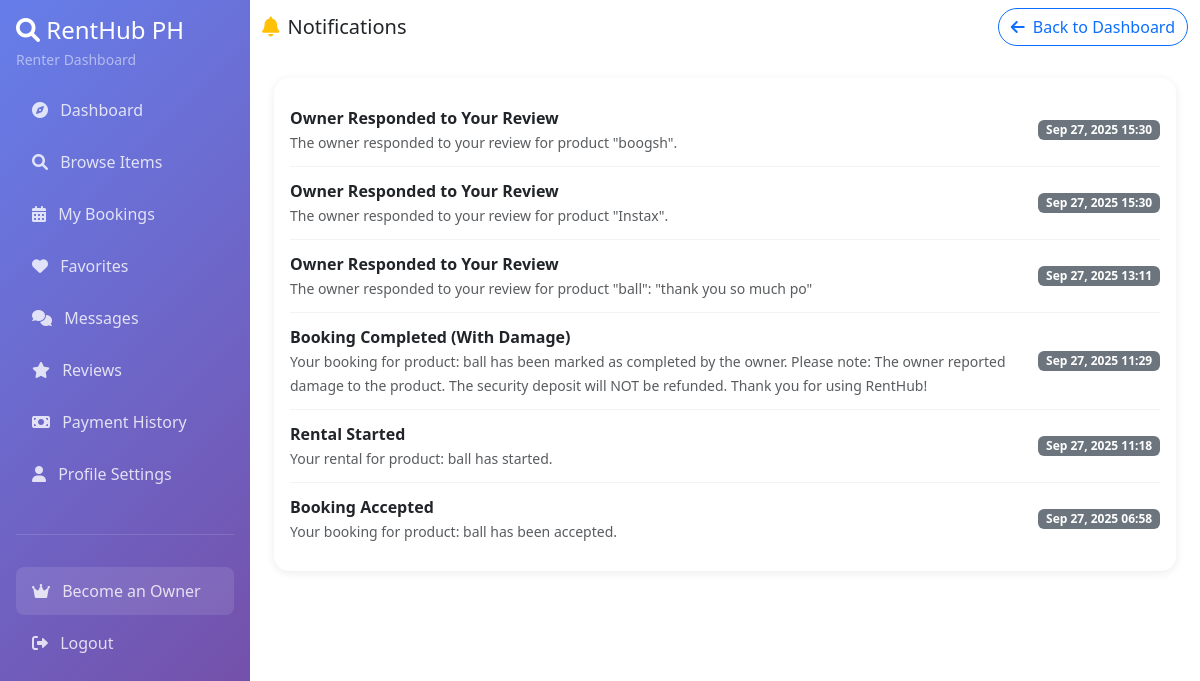
Page /renter/notifications.php (signed in) on the committed database.
### tables this page shows
CREATE TABLE `notifications` (
  `NotificationID` int(11) NOT NULL,
  `UserID` int(11) DEFAULT NULL,
  `Not_Type` varchar(50) DEFAULT NULL,
  `Not_Title` varchar(255) NOT NULL,
  `Not_Message` text NOT NULL,
  `Not_RelatedID` int(11) DEFAULT NULL,
  `Not_IsRead` tinyint(1) DEFAULT 0,
  `Not_CreatedAt` timestamp NOT NULL DEFAULT current_timestamp()
);

### renter/notifications.php (the view, shortened to what this page needs)
<?php
$database = new Database();
$conn = $database->getConnection();
$user_id = $_SESSION['user_id'];
$stmt = $conn->prepare("SELECT * FROM notifications WHERE UserID = ? ORDER BY Not_CreatedAt DESC LIMIT 50");
$stmt->execute([$user_id]);
$notifications = $stmt->fetchAll(PDO::FETCH_ASSOC);
?>
<!DOCTYPE html>
<html lang="en">
<head>
    <link href="https://cdn.jsdelivr.net/npm/bootstrap@5.3.0/dist/css/bootstrap.min.css" rel="stylesheet">
    <link href="https://cdnjs.cloudflare.com/ajax/libs/font-awesome/6.0.0/css/all.min.css" rel="stylesheet">
</head>
<body>
    <nav class="sidebar" style="height: 100vh; position: fixed; left: 0; top: 0; overflow-y: auto; z-index: 1000;">
        <div class="p-3">
            <h4 class="text-white mb-1">
                <i class="fas fa-search"></i> RentHub PH
            </h4>
            <p class="text-white-50 small mb-0">Renter Dashboard</p>
        </div>
        <div class="px-3 pb-3">
            <ul class="nav flex-column">
                <li class="nav-item">
                    <a class="nav-link" href="dashboard.php">
                        <i class="fas fa-compass me-2"></i> Dashboard
                    </a>
                </li>
                <li class="nav-item">
                    <a class="nav-link" href="browse.php">
                        <i class="fas fa-search me-2"></i> Browse Items
                    </a>
                </li>
                <li class="nav-item">
                    <a class="nav-link" href="bookings.php">
                        <i class="fas fa-calendar-alt me-2"></i> My Bookings
                    </a>
                </li>
                <li class="nav-item">
                    <a class="nav-link" href="favorites.php">
                        <i class="fas fa-heart me-2"></i> Favorites
                    </a>
                </li>
                <li class="nav-item">
                    <a class="nav-link" href="messages.php">
                        <i class="fas fa-comments me-2"></i> Messages
                    </a>
                </li>
                <li class="nav-item">
                    <a class="nav-link" href="reviews.php">
                        <i class="fas fa-star me-2"></i> Reviews
                    </a>
                </li>
                <li class="nav-item">
                    <a class="nav-link" href="payment-history.php">
                        <i class="fas fa-money-bill me-2"></i> Payment History
                    </a>
                </li>
                <li class="nav-item">
                    <a class="nav-link" href="profile.php">
                        <i class="fas fa-user me-2"></i> Profile Settings
                    </a>
                </li>
                <li class="nav-item mt-3">
                    <hr class="text-white-50">
                </li>
                <?php if($_SESSION['user_role'] == 3): ?>
                <li class="nav-item mt-3">
                    <a class="nav-link" href="../owner/dashboard.php" style="background-color: rgba(255,255,255,0.1);">
                        <i class="fas fa-store me-2"></i> Switch to Owner
                    </a>
                </li>
                <?php else: ?>
                <li class="nav-item mt-3">
                    <a class="nav-link" href="upgrade.php" style="background-color: rgba(255,255,255,0.1);">
                        <i class="fas fa-crown me-2"></i> Become an Owner
                    </a>
                </li>
                <?php endif; ?>
                <li class="nav-item">
                    <a class="nav-link" href="../logout.php">
                        <i class="fas fa-sign-out-alt me-2"></i> Logout
                    </a>
                </li>
            </ul>
        </div>
    </nav>
    <div class="main-content">
        <nav class="navbar navbar-expand-lg navbar-light sticky-top">
            <div class="container-fluid">
                <div class="d-flex align-items-center">
                    <h5 class="mb-0">
                        <i class="fas fa-bell text-warning me-2"></i>Notifications
                    </h5>
                </div>
                <div class="navbar-nav ms-auto d-flex flex-row">
                    <div class="nav-item">
                        <a href="dashboard.php" class="btn btn-outline-primary" style="border-radius: 25px;">
                            <i class="fas fa-arrow-left me-2"></i>Back to Dashboard
                        </a>
                    </div>
                </div>
            </div>
        </nav>
        <div class="container-fluid p-4">
            <div class="card mb-4">
                <div class="card-body">
                    <?php if ($notifications): ?>
                        <ul class="list-group list-group-flush">
                            <?php foreach ($notifications as $notif): ?>
                                <li class="list-group-item d-flex justify-content-between align-items-center">
                                    <div>
                                        <strong><?php echo htmlspecialchars($notif['Not_Title']); ?></strong><br>
                                        <span class="text-muted small"><?php echo htmlspecialchars($notif['Not_Message']); ?></span>
                                    </div>
                                    <span class="badge bg-secondary"><?php echo date('M d, Y H:i', strtotime($notif['Not_CreatedAt'])); ?></span>
                                </li>
                            <?php endforeach; ?>
                        </ul>
                    <?php endif; ?>
                </div>
            </div>
        </div>
    </div>
</body>
</html>

### renter/notifications.php (style rules this page uses)
:root { --secondary-gradient: linear-gradient(135deg, #667eea 0%, #764ba2 100%); --sidebar-width: 250px; }
.sidebar { min-height: 100vh; background: var(--secondary-gradient); width: var(--sidebar-width); position: fixed; top: 0; left: 0; z-index: 1000; transition: all 0.3s ease; }
.sidebar .nav-link { color: rgba(255,255,255,0.8); padding: 0.75rem 1rem; border-radius: 0.5rem; margin-bottom: 0.25rem; transition: all 0.3s ease; }
.main-content { margin-left: var(--sidebar-width); transition: margin-left 0.3s ease; }
.card { border-radius: 15px; border: none; box-shadow: 0 2px 10px rgba(0,0,0,0.08); }
.list-group-item { border: none; padding: 0.75rem 0; border-bottom: 1px solid #f1f3f4; }
.list-group-item:last-child { border-bottom: none; }

### rows in the picture
notifications: Not_Title "Owner Responded to Your Review", Not_Message "The owner responded to your review for product \"boogsh\".", Not_CreatedAt "Sep 27, 2025 15:30"
notifications: Not_Title "Owner Responded to Your Review", Not_Message "The owner responded to your review for product \"Instax\".", Not_CreatedAt "Sep 27, 2025 15:30"
notifications: Not_Title "Owner Responded to Your Review", Not_Message "The owner responded to your review for product \"ball\": \"thank you so much po\"", Not_CreatedAt "Sep 27, 2025 13:11"
notifications: Not_Title "Booking Completed (With Damage)", Not_Message "Your booking for product: ball has been marked as completed by the owner. Please note: The owner reported damage to the product. The security deposit will NOT be refunded. Thank you for using RentHub!", Not_CreatedAt "Sep 27, 2025 11:29"
notifications: Not_Title "Rental Started", Not_Message "Your rental for product: ball has started.", Not_CreatedAt "Sep 27, 2025 11:18"
notifications: Not_Title "Booking Accepted", Not_Message "Your booking for product: ball has been accepted.", Not_CreatedAt "Sep 27, 2025 06:58"
